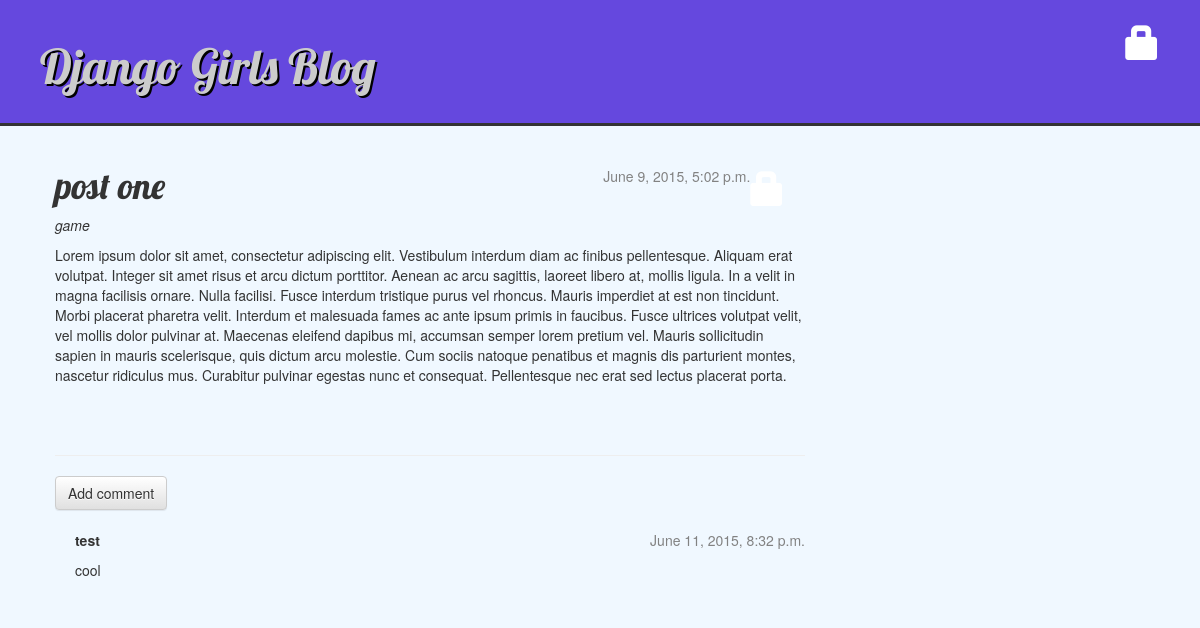
The app's page /post/1/ with its own data.
### blog/models.py (models this page shows, shortened)
class Post(models.Model):
    author = models.ForeignKey('auth.User')
    title = models.CharField(max_length=200)
    text = models.TextField()
    created_date = models.DateTimeField(default=timezone.now)
    published_date = models.DateTimeField(blank=True, null=True)

class Comment(models.Model):
    post = models.ForeignKey('blog.Post', related_name='comments')
    author = models.CharField(max_length=200)
    text = models.TextField()
    created_date = models.DateTimeField(default=timezone.now)
    approved = models.BooleanField(default=False)

### blog/views.py (the view)
# urls.py: url(r'^post/(?P<pk>[0-9]+)/$', views.post_detail),
def post_detail(request, pk):
    post = get_object_or_404(Post, pk=pk)
    is_poster = request.user.groups.filter(name='poster').exists()
    return render(request, 'blog/post_detail.html', {'post': post})

### blog/templates/blog/post_detail.html (shortened to what this page needs)
{% extends 'blog/base.html' %}
{% block content %}
    <div class="post">
        {% if user.is_authenticated %}
            {% for group in user.groups.all %}
                {% if group.name == 'posters' %}
                    <a class="btn btn-default" href="{% url 'post_edit' pk=post.pk %}"><span class="glyphicon glyphicon-pencil"></span></a>
                    <a class="btn btn-default" href="{% url 'post_remove' pk=post.pk %}"><span class="glyphicon glyphicon-remove"></span></a>
                {% endif %}
            {% endfor %}
        {% else %}
            <a href="{% url 'django.contrib.auth.views.login' %}" class="top-menu"><span class="glyphicon glyphicon-lock"></span></a>
        {% endif %}
        {% if post.published_date %}
            <div class="date">
                {{ post.published_date }}
            </div>
        {% else %}
            <a class="btn btn-default" href="{% url 'blog.views.post_publish' pk=post.pk %}">Publish</a>
        {% endif %}
        <h1>{{ post.title }}</h1>
            <i>{{ post.author }}</i>
        <p>{{ post.text|linebreaks }}</p>
    </div>
    <hr>
    <a class="btn btn-default" href="{% url 'add_comment_to_post' pk=post.pk %}">Add comment</a>
    {% for comment in post.comments.all %}
        {% if user.is_authenticated or comment.approved %}
        <div class="comment">
            <div class="date">
                {{ comment.created_date }}
            </div>
            <strong>{{ comment.author }}</strong>
            <p>{{ comment.text|linebreaks }}</p>
        </div>
        {% endif %}
        {% empty %}
            <p>No comments here yet :(</p>
    {% endfor %}
{% endblock %}

### blog/static/css/blog.css (style rules this page uses)
h1 , h2 , h3 , h4 { font-family : 'Lobster' , cursive; }
.date { float : right; color : #828282; }
.top-menu , .top-menu :hover , .top-menu :visited { color : #ffffff; float : right; font-size : 26pt; margin-right : 20px; }
.post { margin-bottom : 70px; }
.comment { margin: 20px 0px 20px 20px; }
body { background-color: #F0F8FF; }

### records on screen
Post: published_date "June 9, 2015, 5:02 p.m.", title "post one", author "game", text "Lorem ipsum dolor sit amet, consectetur adipiscing elit. Vestibulum interdum diam ac finibus pellentesque. Aliquam erat volutpat. Integer sit amet risus et arcu dictum porttitor. Aenean ac arcu sagittis, laoreet libero at, mollis ligula. In a velit in magna facilisis ornare. Nulla facilisi. Fusce interdum tristique purus vel rhoncus. Mauris imperdiet at est non tincidunt. Morbi placerat pharetra velit. Interdum et malesuada fames ac ante ipsum primis in faucibus. Fusce ultrices volutpat velit, vel mollis dolor pulvinar at. Maecenas eleifend dapibus mi, accumsan semper lorem pretium vel. Mauris sollicitudin sapien in mauris scelerisque, quis dictum arcu molestie. Cum sociis natoque penatibus…"
Comment: created_date "June 11, 2015, 8:32 p.m.", author "test", text "cool"
